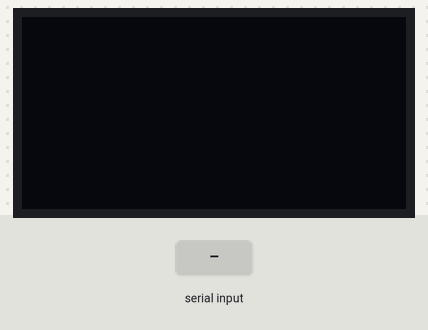
This sketch was run on a simulated ESP8266 (NodeMCU). On the bench: 128×64 one-colour display. The inputs (shaded band) are chosen by the test bench. WiFi joins after 1.5 s; servers stay silent unless stated; uploads are accepted with an empty reply; the local clock reads 2024-03-15 10:24:30 at power-on unless the sketch sets it.

Above: at 3.3 s.
3.4 s: "1\n" received over Serial
At 5.8 s:
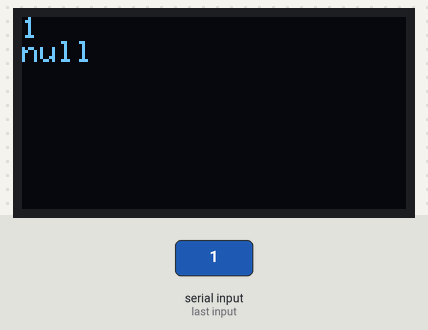
6.1 s: "0\n" received over Serial
At 7.7 s:
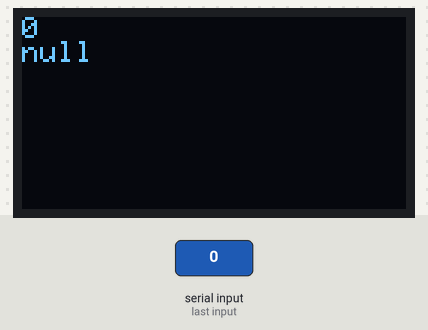
8.8 s: "2\n" received over Serial
At 9.3 s:
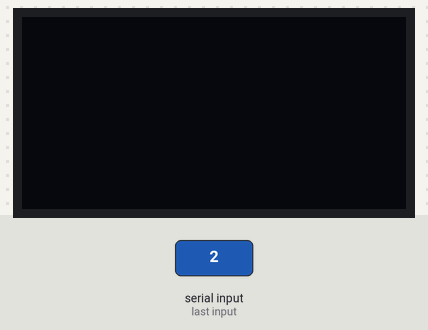
Timing chart, 0 to 11.8 s (numbered marks = the images above; inputs shaded):
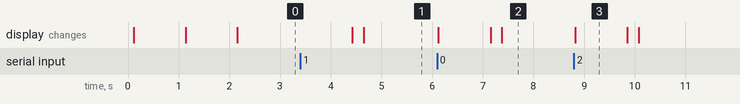

Measured:
- after the input at 3.4 s, the display: first changes after 1.0 s (image 1 shows a later state)
- after the input at 6.1 s, the display: first changes at once (image 2 shows a later state)
- after the input at 8.8 s, the display: changes at once (image 3)
- what the display in image 3 shows lasts 1.1 s, from 8.8 s to 9.9 s

The sketch:

ChatGpt_Bot.ino
```cpp
#include <Arduino.h>
#include <Wire.h>
#include <Adafruit_GFX.h>
#include <Adafruit_SSD1306.h>
#include <ArduinoJson.h>
#include <ESP8266WiFi.h>
#include <ESP8266HTTPClient.h>
#include <WiFiClientSecure.h>

#define SCREEN_WIDTH 128
#define SCREEN_HEIGHT 64

Adafruit_SSD1306 display(SCREEN_WIDTH, SCREEN_HEIGHT, &Wire, -1);

// Replace with your network credentials
// Root certificate for howsmyssl.com
const char IRG_Root_X1 [] PROGMEM = R"CERT(
-----BEGIN CERTIFICATE-----
MIIDdzCCAl+gAwIBAgIEAgAAuTANBgkqhkiG9w0BAQUFADBaMQswCQYDVQQGEwJJ
RTESMBAGA1UEChMJQmFsdGltb3JlMRMwEQYDVQQLEwpDeWJlclRydXN0MSIwIAYD
VQQDExlCYWx0aW1vcmUgQ3liZXJUcnVzdCBSb290MB4XDTAwMDUxMjE4NDYwMFoX
DTI1MDUxMjIzNTkwMFowWjELMAkGA1UEBhMCSUUxEjAQBgNVBAoTCUJhbHRpbW9y
ZTETMBEGA1UECxMKQ3liZXJUcnVzdDEiMCAGA1UEAxMZQmFsdGltb3JlIEN5YmVy
VHJ1c3QgUm9vdDCCASIwDQYJKoZIhvcNAQEBBQADggEPADCCAQoCggEBAKMEuyKr
mD1X6CZymrV51Cni4eiVgLGw41uOKymaZN+hXe2wCQVt2yguzmKiYv60iNoS6zjr
IZ3AQSsBUnuId9Mcj8e6uYi1agnnc+gRQKfRzMpijS3ljwumUNKoUMMo6vWrJYeK
mpYcqWe4PwzV9/lSEy/CG9VwcPCPwBLKBsua4dnKM3p31vjsufFoREJIE9LAwqSu
XmD+tqYF/LTdB1kC1FkYmGP1pWPgkAx9XbIGevOF6uvUA65ehD5f/xXtabz5OTZy
dc93Uk3zyZAsuT3lySNTPx8kmCFcB5kpvcY67Oduhjprl3RjM71oGDHweI12v/ye
jl0qhqdNkNwnGjkCAwEAAaNFMEMwHQYDVR0OBBYEFOWdWTCCR1jMrPoIVDaGezq1
BE3wMBIGA1UdEwEB/wQIMAYBAf8CAQMwDgYDVR0PAQH/BAQDAgEGMA0GCSqGSIb3
DQEBBQUAA4IBAQCFDF2O5G9RaEIFoN27TyclhAO992T9Ldcw46QQF+vaKSm2eT92
9hkTI7gQCvlYpNRhcL0EYWoSihfVCr3FvDB81ukMJY2GQE/szKN+OMY3EU/t3Wgx
jkzSswF07r51XgdIGn9w/xZchMB5hbgF/X++ZRGjD8ACtPhSNzkE1akxehi/oCr0
Epn3o0WC4zxe9Z2etciefC7IpJ5OCBRLbf1wbWsaY71k5h+3zvDyny67G7fyUIhz
ksLi4xaNmjICq44Y3ekQEe5+NauQrz4wlHrQMz2nZQ/1/I6eYs9HRCwBXbsdtTLS
R9I4LtD+gdwyah617jzV/OeBHRnDJELqYzmp
-----END CERTIFICATE-----
)CERT";
const char* ssid = "ALHN-792C";
const char* password = "2Zm3rksa3a";
bool ready = false;
bool newData = false;
const byte numChars = 32;
char receivedChars[numChars];   // an array to store the received data
String input;
String url = "https://api.openai.com/v1/completions";

void inputKey(){
  while(true){
    if (Serial.available()){
      static byte ndx = 0;
      char endMarker = '\n';
      char rc;

      while (Serial.available() > 0 && newData == false) {
          rc = Serial.read();
          display.print(rc);
          display.display();
          if (rc != endMarker) {
              receivedChars[ndx] = rc;
              ndx++;
              if (ndx >= numChars) {
                  ndx = numChars - 1;
              }
          }
          else {
              receivedChars[ndx] = '\0'; // terminate the string
              ndx = 0;
              newData = true;
          }
      }
      break;
    }
  }
}

void cmd(){
  if (Serial.available()){
      input = Serial.readString();
      ready = true;
      input[input.length() - 1] = ' ';
      display.setCursor(0, 0);
      display.println(input);
      display.display();
    }
}

// Create a list of certificates with the server certificate
X509List cert(IRG_Root_X1);

void setup() {
  Serial.begin(115200);
  if(!display.begin(SSD1306_SWITCHCAPVCC, 0x3C)) {
    Serial.println(F("SSD1306 allocation failed"));
    for(;;);
  }
  // display.clearDisplay();  // Clear the buffer
  // display.display();
  // //Connect to Wi-Fi
  display.setTextSize(1);
  display.setTextColor(SSD1306_WHITE);
  display.setCursor(0, 0);
  // display.println(F("Please enter the ssid"));
  // display.display();
  // inputKey();
  // display.clearDisplay();  // Clear the buffer
  // display.display();
  // display.setCursor(0, 0);
  // display.println(F("Please enter password"));
  // display.display();
  // inputKey();
  display.clearDisplay();  // Clear the buffer
  display.display();

  WiFi.mode(WIFI_STA);
  WiFi.begin(ssid, password);
  display.setCursor(0, 0);
  display.print("Connecting to WiFi ..");
  display.display();
  while (WiFi.status() != WL_CONNECTED) {
    display.print('.');
    display.display();
    delay(1000);
  }
  display.clearDisplay();  // Clear the buffer
  display.display();
  // Set time via NTP, as required for x.509 validation
  configTime(3 * 3600, 0, "pool.ntp.org", "time.nist.gov");

  time_t now = time(nullptr);
  while (now < 8 * 3600 * 2) {
    delay(500);
    now = time(nullptr);
  }
  struct tm timeinfo;
  gmtime_r(&now, &timeinfo);
}

void loop() {

  // wait for WiFi connection
  if ((WiFi.status() == WL_CONNECTED)) {
    WiFiClientSecure* client = new WiFiClientSecure;
    client->setTrustAnchors(&cert);
    cmd();

    if (client && ready) {
      ready = false;
      HTTPClient https;
      //create an HTTPClient instance
      //Initializing an HTTPS communication using the secure client
      if (https.begin(*client, url)) {  // HTTPS
        https.addHeader("Content-Type", "application/json");
        https.addHeader("Authorization", "Bearer your api key here");
        // start connection and send HTTP header
        String maxt = "88";
        https.setTimeout(10000);
        int httpCode = https.POST(String("{\"model\":\"text-davinci-003\",\"prompt\":\"" + input + "\",\"max_tokens\":" + maxt +"}"));
        // httpCode will be negative on error
        if (httpCode > 0) {
          // file found at server
          if (httpCode == HTTP_CODE_OK || httpCode == HTTP_CODE_MOVED_PERMANENTLY) {
            DynamicJsonDocument doc(1024);
            String response = https.getString();
            deserializeJson(doc, response);
            display.println((doc["choices"][0]["text"].as<String>())); // Print the text of the first choice
            display.display();
            while(!Serial.available()){};
          }
        }
        else {
          display.println(F("[HTTPS] GET... failed, error: "));
        }

      } else {
        display.println(F("[HTTPS] Unable to connect\n"));
      }
      display.clearDisplay();  // Clear the buffer
      display.display();
      https.end();
    }delete client;

  }
}
```
